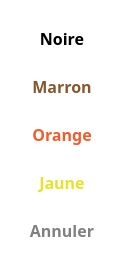
        <widget class="QFrame" name="frmNiveau">
         <property name="geometry">
          <rect>
           <x>0</x>
           <y>120</y>
           <width>125</width>
           <height>271</height>
          </rect>
         </property>
         <property name="font">
          <font>
           <family>Andika Basic</family>
          </font>
         </property>
         <property name="styleSheet">
          <string notr="true">background: #ffffff;
border-top-left-radius: 10px;
border-top-right-radius: 10px;
border-bottom-left-radius: 5px;</string>
         </property>
         <property name="frameShape">
          <enum>QFrame::StyledPanel</enum>
         </property>
         <property name="frameShadow">
          <enum>QFrame::Raised</enum>
         </property>
         <layout class="QGridLayout" name="gridLayout_2">
          <item row="7" column="0">
           <widget class="AbulEduFlatBoutonV1" name="btnNiveauAnnuler">
            <property name="minimumSize">
             <size>
              <width>100</width>
              <height>30</height>
             </size>
            </property>
            <property name="maximumSize">
             <size>
              <width>100</width>
              <height>30</height>
             </size>
            </property>
            <property name="font">
             <font>
              <family>Andika Basic</family>
              <pointsize>12</pointsize>
              <weight>75</weight>
              <bold>true</bold>
              <kerning>true</kerning>
             </font>
            </property>
            <property name="cursor">
             <cursorShape>PointingHandCursor</cursorShape>
            </property>
            <property name="styleSheet">
             <string notr="true">color:gray;</string>
            </property>
            <property name="text">
             <string>Annuler</string>
            </property>
           </widget>
          </item>
          <item row="3" column="0">
           <widget class="AbulEduFlatBoutonV1" name="btnNiveauMarron">
            <property name="minimumSize">
             <size>
              <width>100</width>
              <height>30</height>
             </size>
            </property>
            <property name="maximumSize">
             <size>
              <width>100</width>
              <height>30</height>
             </size>
            </property>
            <property name="font">
             <font>
              <family>Andika Basic</family>
              <pointsize>12</pointsize>
              <weight>75</weight>
              <bold>true</bold>
              <kerning>true</kerning>
             </font>
            </property>
            <property name="cursor">
             <cursorShape>PointingHandCursor</cursorShape>
            </property>
            <property name="styleSheet">
             <string notr="true">color:#85582d;</string>
            </property>
            <property name="text">
             <string>Marron</string>
            </property>
           </widget>
          </item>
          <item row="4" column="0">
           <widget class="AbulEduFlatBoutonV1" name="btnNiveauOrange">
            <property name="minimumSize">
             <size>
              <width>100</width>
              <height>30</height>
             </size>
            </property>
            <property name="maximumSize">
             <size>
              <width>100</width>
              <height>30</height>
             </size>
            </property>
            <property name="font">
             <font>
              <family>Andika Basic</family>
              <pointsize>12</pointsize>
              <weight>75</weight>
              <bold>true</bold>
              <kerning>true</kerning>
             </font>
            </property>
            <property name="cursor">
             <cursorShape>PointingHandCursor</cursorShape>
            </property>
            <property name="styleSheet">
             <string notr="true">color:#f15c28;</string>
            </property>
            <property name="text">
             <string>Orange</string>
            </property>
           </widget>
          </item>
          <item row="6" column="0">
           <widget class="AbulEduFlatBoutonV1" name="btnNiveauJaune">
            <property name="minimumSize">
             <size>
              <width>100</width>
              <height>30</height>
             </size>
            </property>
            <property name="maximumSize">
             <size>
              <width>100</width>
              <height>30</height>
             </size>
            </property>
            <property name="font">
             <font>
              <family>Andika Basic</family>
              <pointsize>12</pointsize>
              <weight>75</weight>
              <bold>true</bold>
              <kerning>true</kerning>
             </font>
            </property>
            <property name="cursor">
             <cursorShape>PointingHandCursor</cursorShape>
            </property>
            <property name="styleSheet">
             <string notr="true">color:#e8e226;</string>
            </property>
            <property name="text">
             <string>Jaune</string>
            </property>
           </widget>
          </item>
          <item row="2" column="0">
           <widget class="AbulEduFlatBoutonV1" name="btnNiveauNoire">
            <property name="minimumSize">
             <size>
              <width>100</width>
              <height>30</height>
             </size>
            </property>
            <property name="maximumSize">
             <size>
              <width>100</width>
              <height>30</height>
             </size>
            </property>
            <property name="font">
             <font>
              <family>Andika Basic</family>
              <pointsize>12</pointsize>
              <weight>75</weight>
              <bold>true</bold>
              <kerning>true</kerning>
             </font>
            </property>
            <property name="cursor">
             <cursorShape>PointingHandCursor</cursorShape>
            </property>
            <property name="styleSheet">
             <string notr="true"/>
            </property>
            <property name="text">
             <string>Noire</string>
            </property>
           </widget>
          </item>
         </layout>
        </widget>
